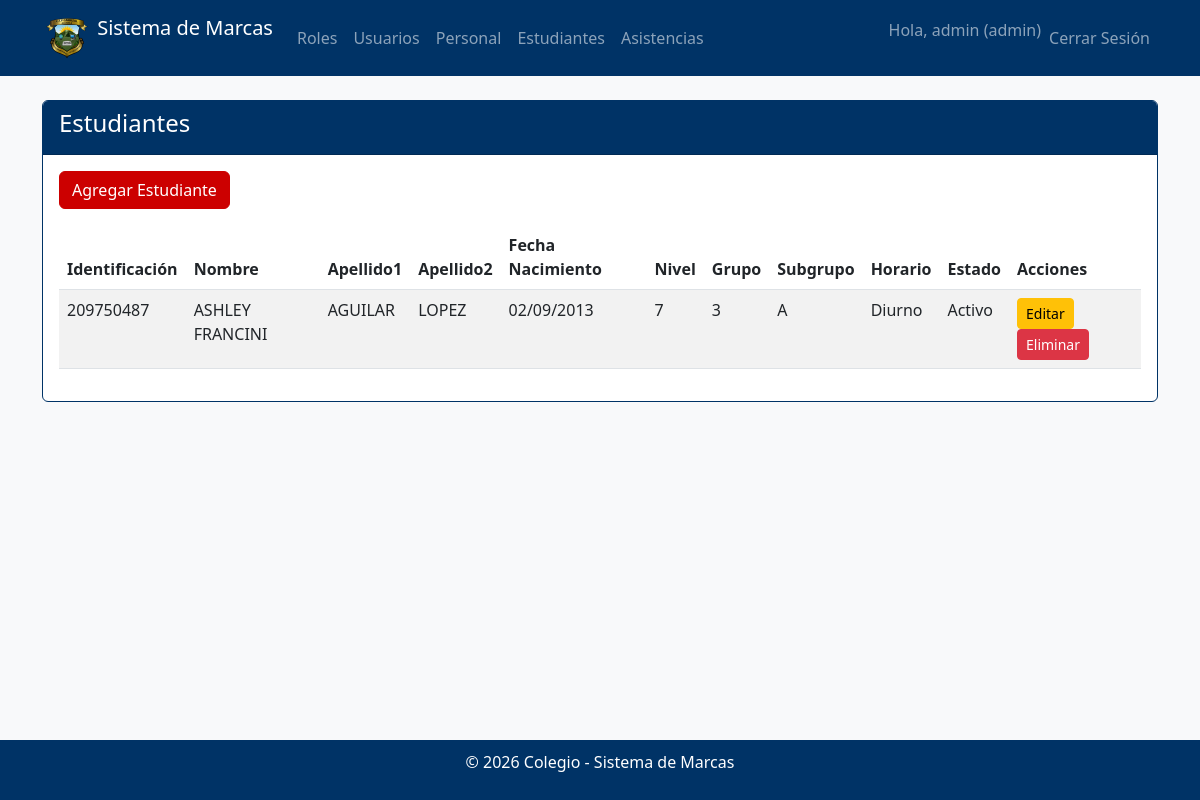
Page /users/estudiantes/ (signed in) on the earlier database version.
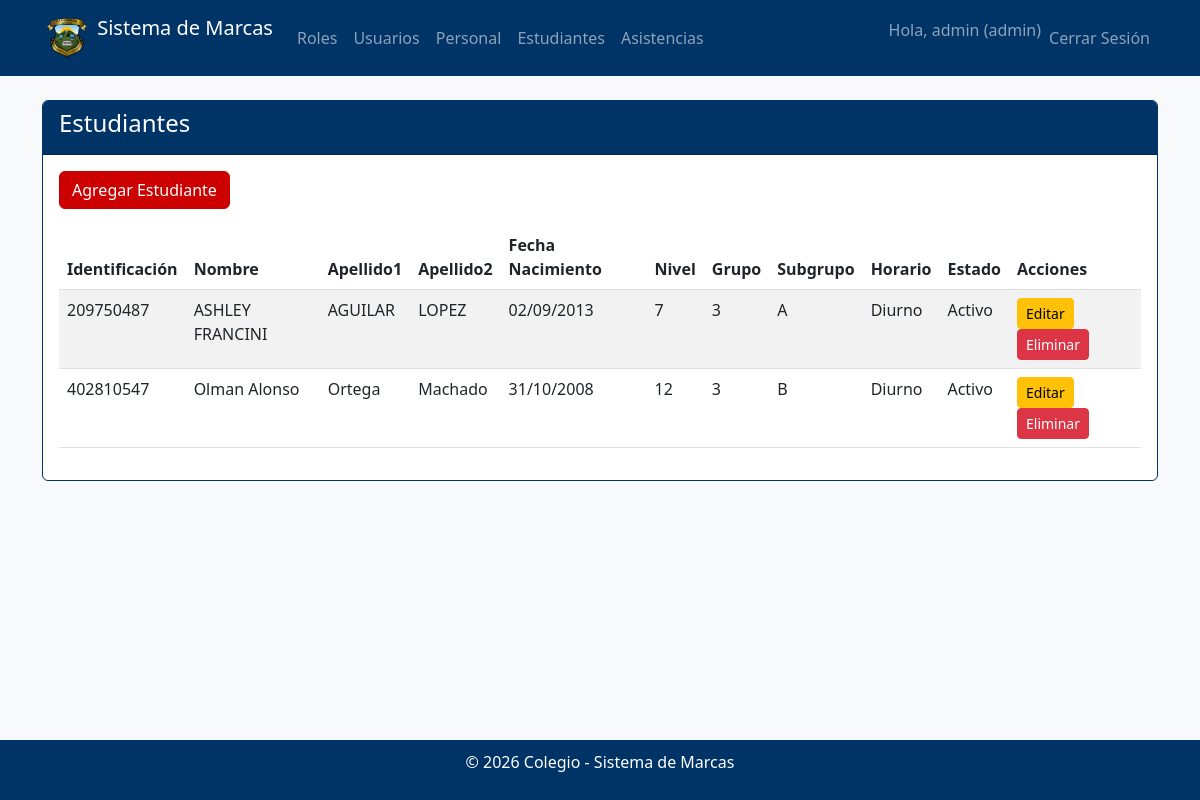
Same page on the later database version.
### users/models.py (models this page shows, shortened)
class Estudiante(models.Model):
    user = models.OneToOneField(User, on_delete=models.CASCADE, related_name='estudiante')
    identificacion = models.CharField(max_length=20, unique=True, blank=True, null=True)
    nombre = models.CharField(max_length=100)
    apellido1 = models.CharField(max_length=100)
    apellido2 = models.CharField(max_length=100, blank=True, null=True)
    fecha_nacimiento = models.DateField()
    NIVEL_CHOICES = [
        (7, '7'),
        (8, '8'),
        (9, '9'),
        (10, '10'),
        (11, '11'),
        (12, '12'),
    ]
    nivel = models.IntegerField(choices=NIVEL_CHOICES)
    GRUPO_CHOICES = [
        (1, '1'),
        (2, '2'),
        (3, '3'),
        (4, '4'),
        (5, '5'),
        (6, '6'),
        (7, '7'),
    ]
    grupo = models.IntegerField(choices=GRUPO_CHOICES)
    SUBGRUPO_CHOICES = [
        ('A', 'A'),
        ('B', 'B'),
        ('C', 'C'),
    ]
    subgrupo = models.CharField(max_length=10, choices=SUBGRUPO_CHOICES)
    HORARIO_CHOICES = [
        ('Diurno', 'Diurno'),
        ('Nocturno', 'Nocturno'),
        ('Diurno_Nocturno', 'Diurno_Nocturno'),
    ]
    horario = models.CharField(max_length=20, choices=HORARIO_CHOICES)
    ESTADO_CHOICES = [
        ('activo', 'Activo'),
        ('desactivo', 'Desactivo'),
    ]
    estado = models.CharField(max_length=10, choices=ESTADO_CHOICES, default='activo')

### users/views.py (the view)
# urls.py: path('estudiantes/', views.EstudianteListView.as_view(), name='estudiante_list'),
class EstudianteListView(LoginRequiredMixin, AdminOnlyMixin, ListView):
    model = Estudiante
    template_name = 'users/estudiante_list.html'
    context_object_name = 'estudiantes'

### users/views.py (called while the page is built)
    def test_func(self):
        return self.request.user.profile.role.name == 'admin'

### users/templates/users/estudiante_list.html (shortened to what this page needs)
{% extends 'base.html' %}
{% block content %}
<div class="row">
    <div class="col-md-12">
        <div class="card">
            <div class="card-header">
                <h4>Estudiantes</h4>
            </div>
            <div class="card-body">
                <a href="{% url 'estudiante_create' %}" class="btn btn-primary mb-3">Agregar Estudiante</a>
                <table class="table table-striped">
                    <thead>
                        <tr>
                            <th>Identificación</th>
                            <th>Nombre</th>
                            <th>Apellido1</th>
                            <th>Apellido2</th>
                            <th>Fecha Nacimiento</th>
                            <th>Nivel</th>
                            <th>Grupo</th>
                            <th>Subgrupo</th>
                            <th>Horario</th>
                            <th>Estado</th>
                            <th>Acciones</th>
                        </tr>
                    </thead>
                    <tbody>
                        {% for e in estudiantes %}
                        <tr>
                            <td>{{ e.user.username }}</td>
                            <td>{{ e.nombre }}</td>
                            <td>{{ e.apellido1 }}</td>
                            <td>{{ e.apellido2|default:"" }}</td>
                            <td>{{ e.fecha_nacimiento|date:"d/m/Y" }}</td>
                            <td>{{ e.nivel }}</td>
                            <td>{{ e.grupo }}</td>
                            <td>{{ e.subgrupo }}</td>
                            <td>{{ e.get_horario_display }}</td>
                            <td>{{ e.get_estado_display }}</td>
                            <td>
                                <a href="{% url 'estudiante_update' e.pk %}" class="btn btn-warning btn-sm">Editar</a>
                                <a href="{% url 'estudiante_delete' e.pk %}" class="btn btn-danger btn-sm">Eliminar</a>
                            </td>
                        </tr>
                        {% endfor %}
                    </tbody>
                </table>
            </div>
        </div>
    </div>
</div>
{% endblock %}

Differences in the rows shown:
added Estudiante: user.username "402810547", nombre "Olman Alonso", apellido1 "Ortega", apellido2 "Machado", fecha_nacimiento "31/10/2008", nivel "12", grupo "3", subgrupo "B", horario "Diurno", estado "Activo"
